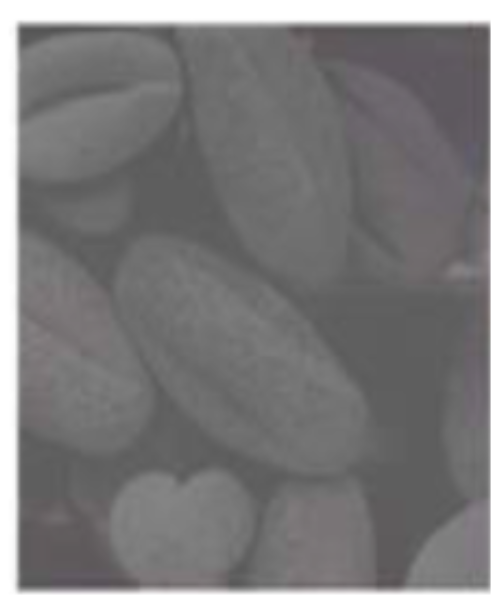
#> input picture OPE07/Images/01.png, 491 x 597 px, found by its file name
$ jupyter execute --allow-errors 'Enhancemen of Degrade Images OPE7.ipynb'
#> lines starting #> are read from the running program, lines starting #| are printed output that depends on the picture
[cell 1]
import cv2
import numpy as np
import matplotlib.pyplot as plt
import os

print("Libraries imported successfully")

[cell 2]
input_folder = r"c:\Users\shash\OneDrive\Desktop\SEMESTER05\DSIP(01CT0513)\IMAGES\LAB IMAGES"
output_folder = r"c:\Users\shash\OneDrive\Desktop\SEMESTER05\DSIP(01CT0513)\IMAGES\LAB IMAGES ENHANCED"
os.makedirs(output_folder, exist_ok=True)
print("Folders ready")

[cell 3]
image1 = cv2.imread(os.path.join(input_folder, "01.png"))
#> image1 is the input picture: shape (597, 491, 3); mean B, G, R 120.4, 119.6, 120.7
image2 = cv2.imread(os.path.join(input_folder, "02.png"))
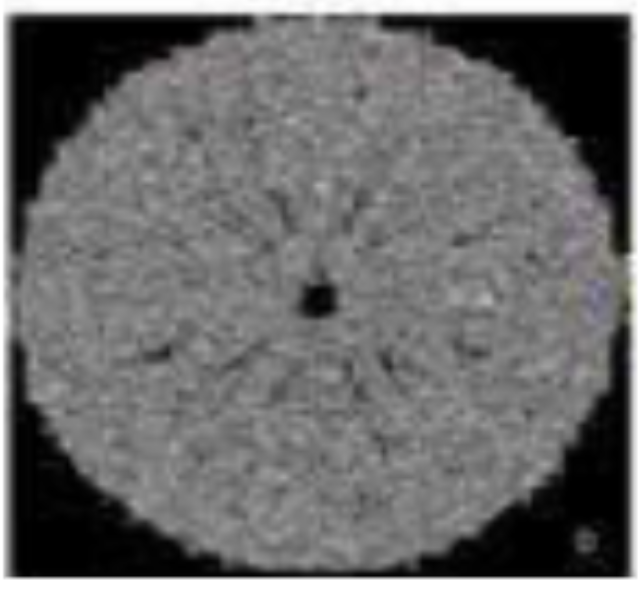
#> input picture OPE07/Images/02.png, 640 x 590 px, found by its file name
#> image2 is the input picture: shape (590, 640, 3); mean B, G, R 105.6, 105.5, 105.7
image3 = cv2.imread(os.path.join(input_folder, "03.png"))
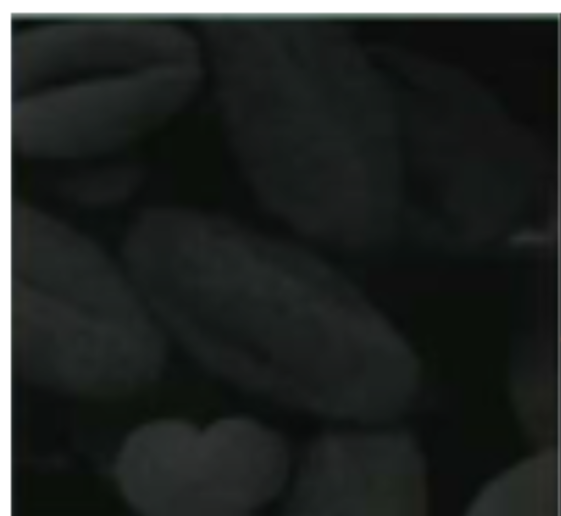
#> input picture OPE07/Images/03.png, 561 x 516 px, found by its file name
#> image3 is the input picture: shape (516, 561, 3); mean B, G, R 36.2, 38, 34.5
image4 = cv2.imread(os.path.join(input_folder, "04.png"))
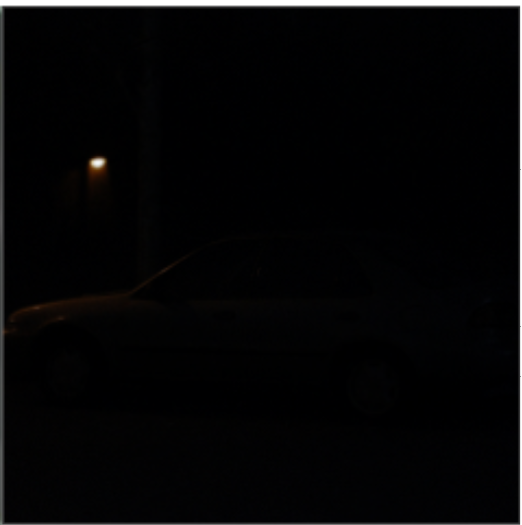
#> input picture OPE07/Images/04.png, 522 x 525 px, found by its file name
#> image4 is the input picture: shape (525, 522, 3); mean B, G, R 7, 6.3, 6.4
image5 = cv2.imread(os.path.join(input_folder, "05.png"))
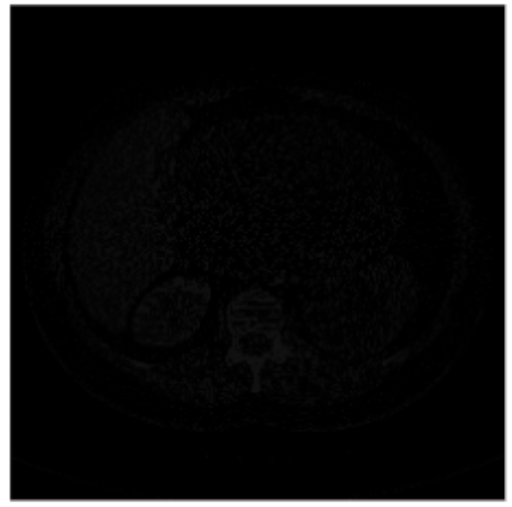
#> input picture OPE07/Images/05.png, 512 x 507 px, found by its file name
#> image5 is the input picture: shape (507, 512, 3); mean B, G, R 15.6, 15.6, 15.6

images = [image1, image2, image3, image4, image5]

for i, img in enumerate(images, 1):
    if img is None:
        print("Image", i, "not found")
    else:
        print("Image", i, "loaded successfully")
#> this loop made 5 passes
#| Image 1 loaded successfully
#| Image 2 loaded successfully
#| Image 3 loaded successfully
#| Image 4 loaded successfully
#| Image 5 loaded successfully

[cell 4]
gray1 = cv2.cvtColor(image1, cv2.COLOR_BGR2GRAY)
gray2 = cv2.cvtColor(image2, cv2.COLOR_BGR2GRAY)
gray3 = cv2.cvtColor(image3, cv2.COLOR_BGR2GRAY)
gray4 = cv2.cvtColor(image4, cv2.COLOR_BGR2GRAY)
gray5 = cv2.cvtColor(image5, cv2.COLOR_BGR2GRAY)

gray_images = [gray1, gray2, gray3, gray4, gray5]

print("All images converted to grayscale")

[cell 5]
plt.figure(figsize=(15, 8))

for i, img in enumerate(gray_images, 1):
    plt.subplot(2, 3, i)
    plt.imshow(img, cmap="gray")
    plt.title("Image " + str(i))
    plt.axis("off")

plt.tight_layout()
plt.show()

[cell 6]
plt.figure(figsize=(6, 5))
plt.imshow(gray1, cmap="gray")
plt.title("Image 1 - Original")
plt.axis("off")
plt.show()

[cell 7]
r_min = np.min(gray1)
#> r_min = 83
r_max = np.max(gray1)
#> r_max = 255

contrast1 = ((gray1 - r_min) / (r_max - r_min) * 255).astype(np.uint8)

cv2.imwrite(
    os.path.join(output_folder, "image1_contrast_stretching.png"),
    contrast1
)

plt.figure(figsize=(6, 5))
plt.imshow(contrast1, cmap="gray")
plt.title("Image 1 - Contrast Stretching")
plt.axis("off")
plt.show()

[cell 8]
gamma = 0.6

gamma1 = 255 * (gray1.astype(np.float32) / 255) ** gamma
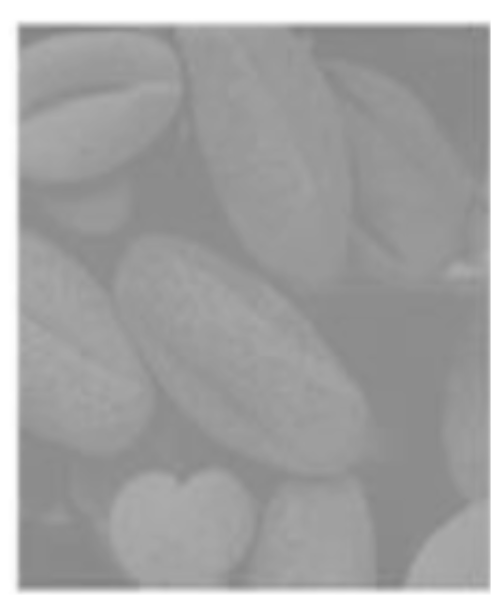
#> gamma1: shape (597, 491) float32; min 130, max 255, mean 160.6
gamma1 = np.clip(gamma1, 0, 255).astype(np.uint8)

cv2.imwrite(
    os.path.join(output_folder, "image1_gamma.png"),
    gamma1
)

plt.figure(figsize=(6, 5))
plt.imshow(gamma1, cmap="gray")
plt.title("Image 1 - Gamma Transformation")
plt.axis("off")
plt.show()

[cell 9]
c = 255 / np.log(1 + np.max(gray1))
#> c = 45.99

log1 = c * np.log(1 + gray1.astype(np.float32))
log1 = np.clip(log1, 0, 255).astype(np.uint8)

cv2.imwrite(
    os.path.join(output_folder, "image1_log.png"),
    log1
)

plt.figure(figsize=(6, 5))
plt.imshow(log1, cmap="gray")
plt.title("Image 1 - Log Transformation")
plt.axis("off")
plt.show()

[cell 10]
plt.figure(figsize=(12, 8))

plt.subplot(2, 2, 1)
plt.imshow(gray1, cmap="gray")
plt.title("Original Image 1")
plt.axis("off")

plt.subplot(2, 2, 2)
plt.imshow(contrast1, cmap="gray")
plt.title("Contrast Stretching")
plt.axis("off")

plt.subplot(2, 2, 3)
plt.imshow(gamma1, cmap="gray")
plt.title("Gamma Transformation")
plt.axis("off")

plt.subplot(2, 2, 4)
plt.imshow(log1, cmap="gray")
plt.title("Log Transformation")
plt.axis("off")

plt.tight_layout()
plt.show()

[cell 11]
plt.figure(figsize=(6, 5))
plt.imshow(gray2, cmap="gray")
plt.title("Image 2 - Original")
plt.axis("off")
plt.show()

[cell 12]
c = 255 / np.log(1 + np.max(gray2))

log2 = c * np.log(1 + gray2.astype(np.float32))
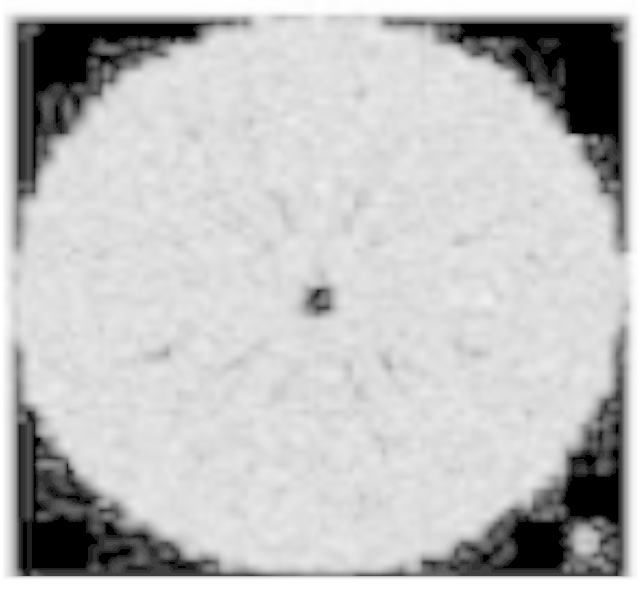
#> log2: shape (590, 640) float32; min 0, max 255, mean 192.1
log2 = np.clip(log2, 0, 255).astype(np.uint8)

cv2.imwrite(
    os.path.join(output_folder, "image2_log.png"),
    log2
)

plt.figure(figsize=(6, 5))
plt.imshow(log2, cmap="gray")
plt.title("Image 2 - Log Transformation")
plt.axis("off")
plt.show()

#> (a cell that did not finish here is left out)

[cell 14]
r_min = np.min(gray2)
#> r_min = 0
r_max = np.max(gray2)

contrast2 = ((gray2 - r_min) / (r_max - r_min) * 255).astype(np.uint8)

cv2.imwrite(
    os.path.join(output_folder, "image2_contrast.png"),
    contrast2
)

plt.figure(figsize=(6, 5))
plt.imshow(contrast2, cmap="gray")
plt.title("Image 2 - Contrast Stretching")
plt.axis("off")
plt.show()

[cell 15]
plt.figure(figsize=(12, 8))

plt.subplot(2, 2, 1)
plt.imshow(gray2, cmap="gray")
plt.title("Original Image 2")
plt.axis("off")

plt.subplot(2, 2, 2)
plt.imshow(contrast2, cmap="gray")
plt.title("Contrast Stretching")
plt.axis("off")

plt.subplot(2, 2, 3)
#> (the rest of this cell did not finish here and is left out)

[cell 16]
plt.figure(figsize=(6, 5))
plt.imshow(gray3, cmap="gray")
plt.title("Image 3 - Original")
plt.axis("off")
plt.show()

[cell 17]
gamma = 0.4

gamma3 = 255 * (gray3.astype(np.float32) / 255) ** gamma
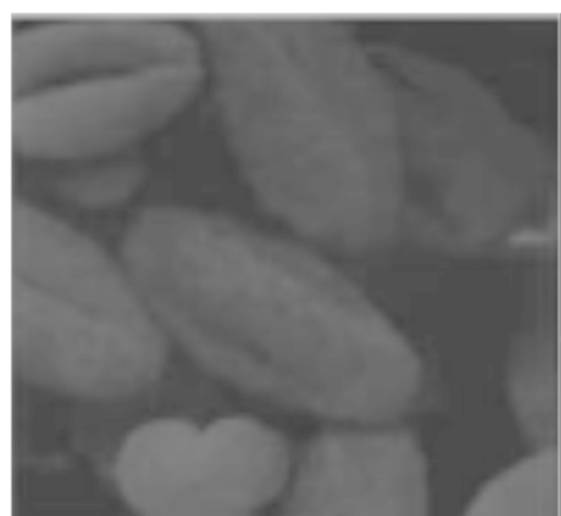
#> gamma3: shape (516, 561) float32; min 69.81, max 255, mean 107.7
gamma3 = np.clip(gamma3, 0, 255).astype(np.uint8)

cv2.imwrite(
    os.path.join(output_folder, "image3_gamma.png"),
    gamma3
)

plt.figure(figsize=(6, 5))
plt.imshow(gamma3, cmap="gray")
plt.title("Image 3 - Gamma Transformation")
plt.axis("off")
plt.show()

[cell 18]
c = 255 / np.log(1 + np.max(gray3))

log3 = c * np.log(1 + gray3.astype(np.float32))
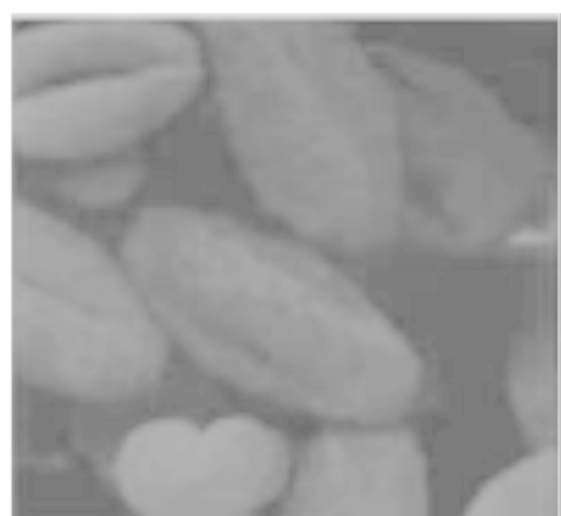
#> log3: shape (516, 561) float32; min 110.3, max 255, mean 153.3
log3 = np.clip(log3, 0, 255).astype(np.uint8)

cv2.imwrite(
    os.path.join(output_folder, "image3_log.png"),
    log3
)

plt.figure(figsize=(6, 5))
plt.imshow(log3, cmap="gray")
plt.title("Image 3 - Log Transformation")
plt.axis("off")
plt.show()

[cell 19]
r_min = np.min(gray3)
#> r_min = 10
r_max = np.max(gray3)

contrast3 = ((gray3 - r_min) / (r_max - r_min) * 255).astype(np.uint8)

cv2.imwrite(
    os.path.join(output_folder, "image3_contrast.png"),
    contrast3
)

plt.figure(figsize=(6, 5))
plt.imshow(contrast3, cmap="gray")
plt.title("Image 3 - Contrast Stretching")
plt.axis("off")
plt.show()

[cell 20]
plt.figure(figsize=(12, 8))

plt.subplot(2, 2, 1)
plt.imshow(gray3, cmap="gray")
plt.title("Original Image 3")
plt.axis("off")

plt.subplot(2, 2, 2)
plt.imshow(contrast3, cmap="gray")
plt.title("Contrast Stretching")
plt.axis("off")

plt.subplot(2, 2, 3)
plt.imshow(gamma3, cmap="gray")
plt.title("Gamma Transformation")
plt.axis("off")

plt.subplot(2, 2, 4)
plt.imshow(log3, cmap="gray")
plt.title("Log Transformation")
plt.axis("off")

plt.tight_layout()
plt.show()

[cell 21]
plt.figure(figsize=(6, 5))
plt.imshow(gray4, cmap="gray")
plt.title("Image 4 - Original")
plt.axis("off")
plt.show()

[cell 22]
c = 255 / np.log(1 + np.max(gray4))

log4 = c * np.log(1 + gray4.astype(np.float32))
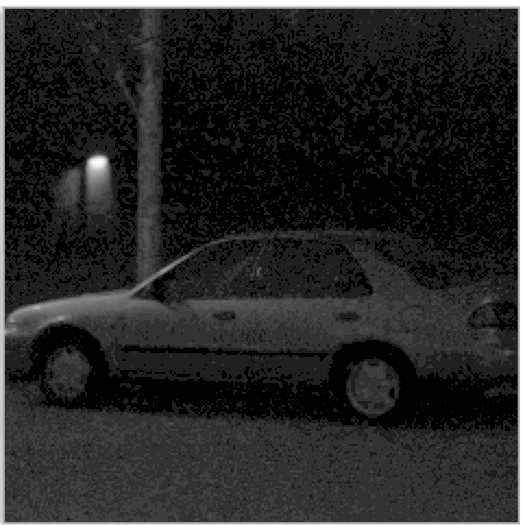
#> log4: shape (525, 522) float32; min 0, max 255, mean 36.8
log4 = np.clip(log4, 0, 255).astype(np.uint8)

cv2.imwrite(
    os.path.join(output_folder, "image4_log.png"),
    log4
)

plt.figure(figsize=(6, 5))
plt.imshow(log4, cmap="gray")
plt.title("Image 4 - Log Transformation")
plt.axis("off")
plt.show()

[cell 23]
gamma = 0.3

gamma4 = 255 * (gray4.astype(np.float32) / 255) ** gamma
gamma4 = np.clip(gamma4, 0, 255).astype(np.uint8)

cv2.imwrite(
    os.path.join(output_folder, "image4_gamma.png"),
    gamma4
)

plt.figure(figsize=(6, 5))
plt.imshow(gamma4, cmap="gray")
plt.title("Image 4 - Gamma Transformation")
plt.axis("off")
plt.show()

[cell 24]
r_min = np.min(gray4)
#> r_min = 0
r_max = np.max(gray4)

contrast4 = ((gray4 - r_min) / (r_max - r_min) * 255).astype(np.uint8)

cv2.imwrite(
    os.path.join(output_folder, "image4_contrast.png"),
    contrast4
)

plt.figure(figsize=(6, 5))
plt.imshow(contrast4, cmap="gray")
plt.title("Image 4 - Contrast Stretching")
plt.axis("off")
plt.show()

[cell 25]
plt.figure(figsize=(12, 8))

plt.subplot(2, 2, 1)
plt.imshow(gray4, cmap="gray")
plt.title("Original Image 4")
plt.axis("off")

plt.subplot(2, 2, 2)
plt.imshow(contrast4, cmap="gray")
plt.title("Contrast Stretching")
plt.axis("off")

plt.subplot(2, 2, 3)
plt.imshow(gamma4, cmap="gray")
plt.title("Gamma Transformation")
plt.axis("off")

plt.subplot(2, 2, 4)
plt.imshow(log4, cmap="gray")
plt.title("Log Transformation")
plt.axis("off")

plt.tight_layout()
plt.show()

[cell 26]
plt.figure(figsize=(6, 5))
plt.imshow(gray5, cmap="gray")
plt.title("Image 5 - Original")
plt.axis("off")
plt.show()

[cell 27]
gamma = 0.4

gamma5 = 255 * (gray5.astype(np.float32) / 255) ** gamma
gamma5 = np.clip(gamma5, 0, 255).astype(np.uint8)

cv2.imwrite(
    os.path.join(output_folder, "image5_gamma.png"),
    gamma5
)

plt.figure(figsize=(6, 5))
plt.imshow(gamma5, cmap="gray")
plt.title("Image 5 - Gamma Transformation")
plt.axis("off")
plt.show()

[cell 28]
c = 255 / np.log(1 + np.max(gray5))

log5 = c * np.log(1 + gray5.astype(np.float32))
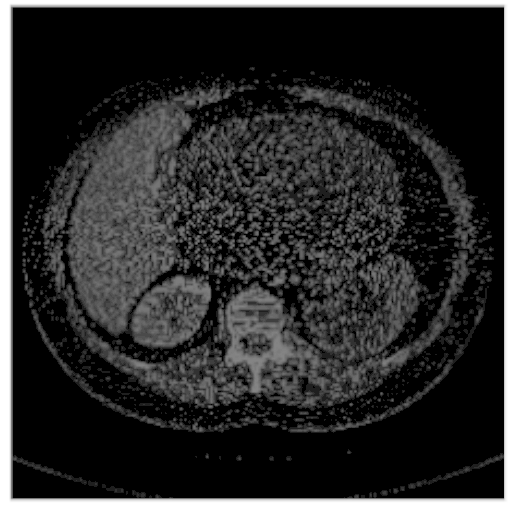
#> log5: shape (507, 512) float32; min 0, max 255, mean 42.8
log5 = np.clip(log5, 0, 255).astype(np.uint8)

cv2.imwrite(
    os.path.join(output_folder, "image5_log.png"),
    log5
)

plt.figure(figsize=(6, 5))
plt.imshow(log5, cmap="gray")
plt.title("Image 5 - Log Transformation")
plt.axis("off")
plt.show()

[cell 29]
r_min = np.min(gray5)
r_max = np.max(gray5)

contrast5 = ((gray5 - r_min) / (r_max - r_min) * 255).astype(np.uint8)

cv2.imwrite(
    os.path.join(output_folder, "image5_contrast.png"),
    contrast5
)

plt.figure(figsize=(6, 5))
plt.imshow(contrast5, cmap="gray")
plt.title("Image 5 - Contrast Stretching")
plt.axis("off")
plt.show()

[cell 30]
plt.figure(figsize=(12, 8))

plt.subplot(2, 2, 1)
plt.imshow(gray5, cmap="gray")
plt.title("Original Image 5")
plt.axis("off")

plt.subplot(2, 2, 2)
plt.imshow(contrast5, cmap="gray")
plt.title("Contrast Stretching")
plt.axis("off")

plt.subplot(2, 2, 3)
plt.imshow(gamma5, cmap="gray")
plt.title("Gamma Transformation")
plt.axis("off")

plt.subplot(2, 2, 4)
plt.imshow(log5, cmap="gray")
plt.title("Log Transformation")
plt.axis("off")

plt.tight_layout()
plt.show()
